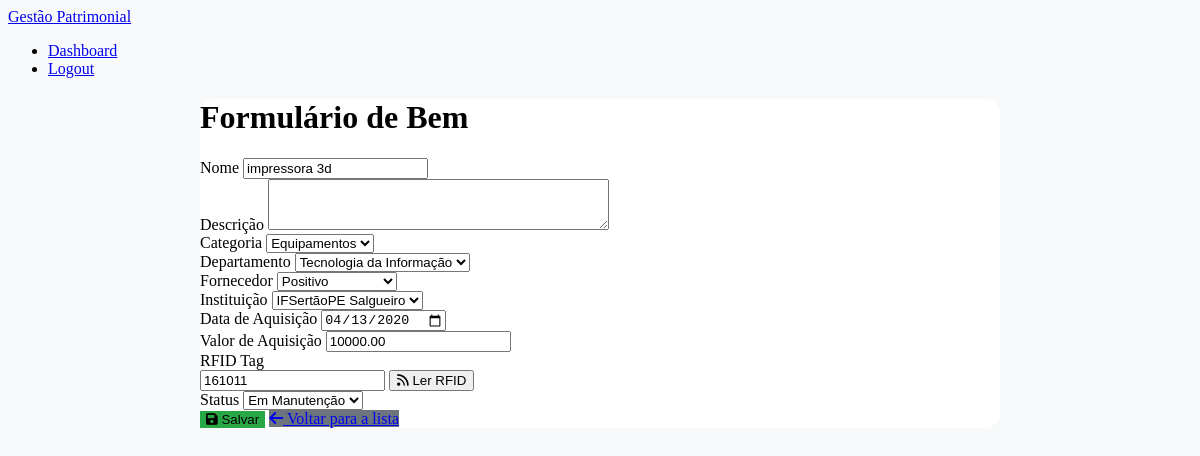
/bens/update/8/ (signed in), run on the app's committed database.
### gestao_patrimonio/models.py (models this page shows, shortened)
class Bem(models.Model):
    STATUS_CHOICES = [
        ('Ativo', 'Ativo'),
        ('Em Manutenção', 'Em Manutenção'),
    ]
    nome = models.CharField(max_length=140)
    descricao = models.TextField(blank=True, null=True)
    categoria = models.ForeignKey(Categoria, on_delete=models.SET_NULL, null=True)
    departamento = models.ForeignKey(Departamento, on_delete=models.SET_NULL, null=True)
    fornecedor = models.ForeignKey(Fornecedor, on_delete=models.SET_NULL, null=True)
    instituicao = models.ForeignKey(Instituicao, on_delete=models.SET_NULL, null=True)  # Nova relação com Instituicao
    data_aquisicao = models.DateField()
    valor_aquisicao = models.DecimalField(max_digits=10, decimal_places=2)
    rfid_tag = models.CharField(max_length=255, unique=True, blank=True, null=True)
    status = models.CharField(max_length=50, choices=STATUS_CHOICES, default='Ativo')  # Ativo, Em Manutenção, Descartado

### gestao_patrimonio/views.py (the view)
# urls.py: path('bens/update/<int:pk>/', views.bem_update, name='bem_update'),
@login_required
def bem_update(request, pk):
    bem = get_object_or_404(Bem, pk=pk)
    if request.method == 'POST':
        form = BemForm(request.POST, instance=bem)
        if form.is_valid():
            form.save()
            return redirect('bem_list')
    else:
        form = BemForm(instance=bem)
    return render(request, 'bens/bem_form.html', {'form': form})

### gestao_patrimonio/forms.py (shortened to what this page needs)
class BemForm(forms.ModelForm):
    class Meta:
        model = Bem
        fields = [
            'nome', 'descricao', 'categoria', 'departamento',
            'fornecedor','instituicao', 'data_aquisicao', 'valor_aquisicao',
            'rfid_tag', 'status'
        ]
        widgets = {
            'data_aquisicao': forms.DateInput(attrs={'type': 'date'}),  # Campo de data
            'descricao': forms.Textarea(attrs={'rows': 3}),  # Área de texto para descrição
        }
        status = forms.ChoiceField(
        choices=Bem.STATUS_CHOICES,
        widget=forms.Select(attrs={'class': 'form-control'}),
        initial='Ativo'
    )

### gestao_patrimonio/models.py (called while the page is built)
    def __str__(self):
        return self.nome

    def __str__(self):
        return self.nome

    def __str__(self):
        return self.nome

    def __str__(self):
        return self.nome

### gestao_patrimonio/templates/bens/bem_form.html (shortened to what this page needs)
{% extends 'base.html' %}
{% load static %}
{% block content %}
<div class="container mt-5">
    <div class="card shadow-lg p-4" style="max-width: 800px; margin: 0 auto;">
        <div class="card-body">
            <h1 class="card-title text-center mb-4">Formulário de Bem</h1>
            <form method="post" class="needs-validation" novalidate>
                <div class="mb-3">
                    <label for="id_nome" class="form-label">Nome</label>
                    {{ form.nome }}
                </div>
                <div class="mb-3">
                    <label for="id_descricao" class="form-label">Descrição</label>
                    {{ form.descricao }}
                </div>
                <div class="mb-3">
                    <label for="id_categoria" class="form-label">Categoria</label>
                    {{ form.categoria }}
                </div>
                <div class="mb-3">
                    <label for="id_departamento" class="form-label">Departamento</label>
                    {{ form.departamento }}
                </div>
                <div class="mb-3">
                    <label for="id_fornecedor" class="form-label">Fornecedor</label>
                    {{ form.fornecedor }}
                </div>
                <div class="mb-3">
                    <label for="id_instituicao" class="form-label">Instituição</label>
                    {{ form.instituicao }}
                </div>
                <div class="mb-3">
                    <label for="id_data_aquisicao" class="form-label">Data de Aquisição</label>
                    {{ form.data_aquisicao }}
                </div>
                <div class="mb-3">
                    <label for="id_valor_aquisicao" class="form-label">Valor de Aquisição</label>
                    {{ form.valor_aquisicao }}
                </div>
                <div class="mb-3">
                    <label for="id_rfid_tag" class="form-label">RFID Tag</label>
                    <div class="input-group">
                        {{ form.rfid_tag }}
                        <button type="button" id="ler-rfid-btn" class="btn btn-primary">
                            <i class="fas fa-rss"></i> Ler RFID
                        </button>
                    </div>
                </div>
                <div class="mb-3">
                    <label for="id_status" class="form-label">Status</label>
                    {{ form.status }}
                </div>
                <div class="d-flex justify-content-between align-items-center mt-4">
                    <button type="submit" class="btn btn-success">
                        <i class="fas fa-save"></i> Salvar
                    </button>
                    <a href="{% url 'bem_list' %}" class="btn btn-secondary">
                        <i class="fas fa-arrow-left"></i> Voltar para a lista
                    </a>
                </div>
            </form>
        </div>
    </div>
</div>
<link href="https://cdnjs.cloudflare.com/ajax/libs/font-awesome/6.0.0-beta3/css/all.min.css" rel="stylesheet">
{% endblock %}

### gestao_patrimonio/templates/bens/bem_form.html (style rules this page uses)
body { background: #f8f9fa; }
.card { border: none; border-radius: 15px; background: rgba(255, 255, 255, 0.9); backdrop-filter: blur(10px); }
.btn-success { background-color: #28a745; border: none; transition: background-color 0.3s ease; }
.btn-secondary { background-color: #6c757d; border: none; transition: background-color 0.3s ease; }

### data on the page
Bem: nome "impressora 3d", categoria "Equipamentos", departamento "Tecnologia da Informação", fornecedor "Positivo", instituicao "IFSertãoPE Salgueiro", data_aquisicao "04/13/2020", valor_aquisicao "10000.00", rfid_tag "161011", status "Em Manutenção"
